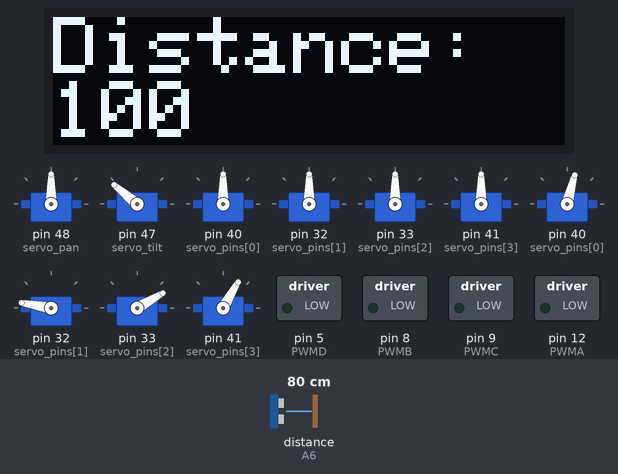
Recording of a sketch running on a simulated Arduino Mega 2560, built with avr-gcc and run on an emulated ATmega2560. On the bench: 10 × servo, 128×32 one-colour display, switched loads named in the sketch (green lamp = pin HIGH). Wiring (inferred from the names in the program): ultrasonic range finder: trigger A7; echo A6. Dashed ring = blinking. Inputs (shaded band) come from the test bench; at power-on: distance to the obstacle (sensor on A6) 80 cm. The echo pulse lasts 58.3 µs per cm; pins used as bus, display or sensor lines are not drawn; what the sketch prints to the serial monitor is not drawn.

Above: at 0.92 s.
1.3 s: distance to the obstacle (sensor on A6) set to 33 cm
2.8 s: distance to the obstacle (sensor on A6) set to 27 cm
At 3.4 s:
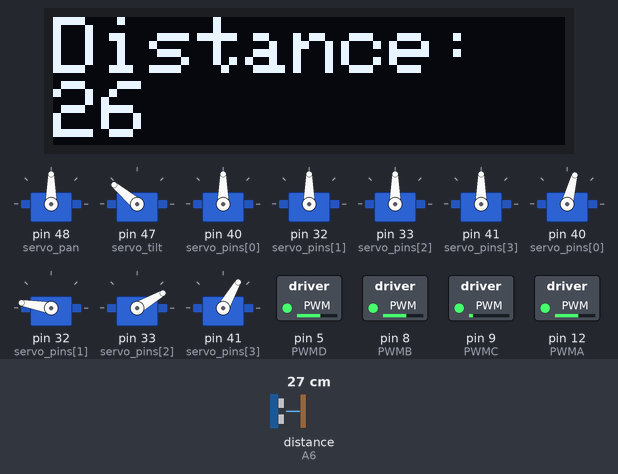
4.5 s: distance to the obstacle (sensor on A6) set to 22 cm
At 5.2 s:
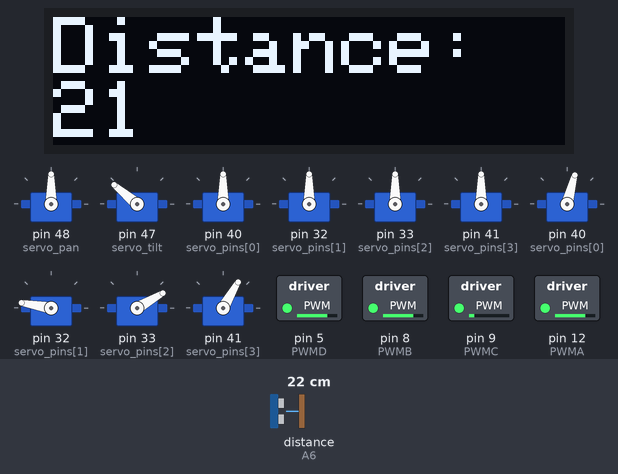
6.2 s: distance to the obstacle (sensor on A6) set to 17 cm
At 8.03 s:
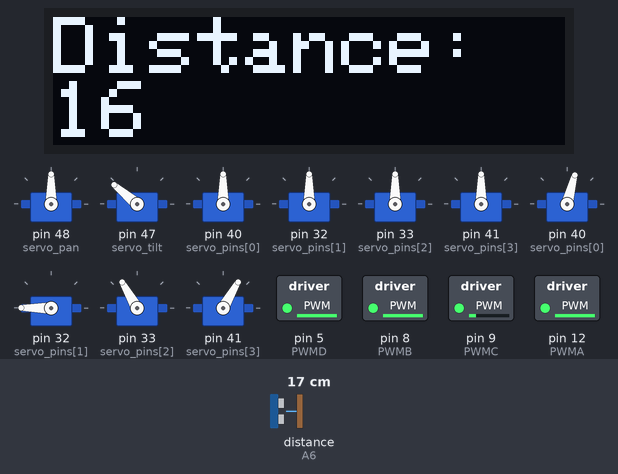
9.2 s: distance to the obstacle (sensor on A6) set to 23 cm
At 10.13 s:
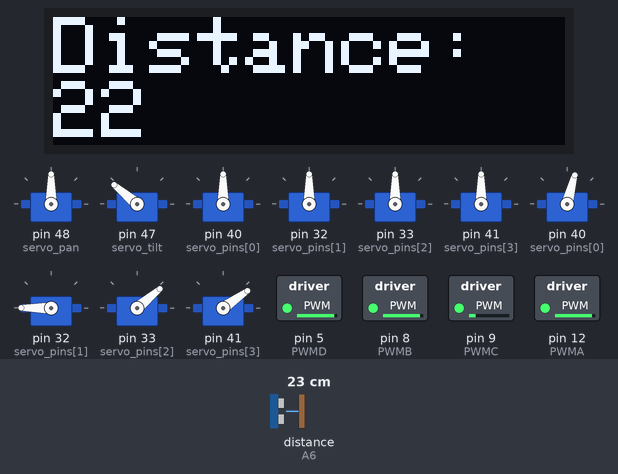
11.7 s: distance to the obstacle (sensor on A6) set to 250 cm
Timing chart, 0 to 16.0 s (numbered marks = the images above; inputs shaded):
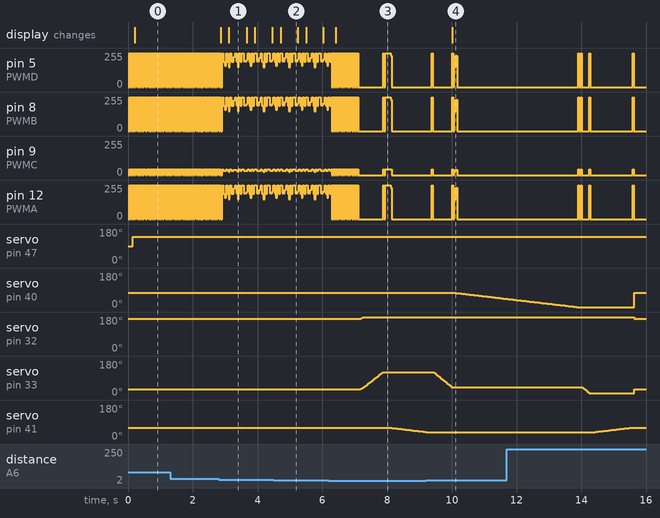

Measured:
- the behaviour switches between 30 and 29 cm on distance to the obstacle (sensor on A6) (found by bisection; images 0 and 1)
- the behaviour switches between 20 and 19 cm on distance to the obstacle (sensor on A6) (found by bisection; images 2 and 3)
- after the input at 2.8 s, the display: first changes after 0.07 s (image 1 shows a later state)
- after the input at 4.5 s, the display: changes after 0.21 s (image 2)
- after the input at 6.2 s, servo on pin 32 (servo_pins[1]): 170° → 180° after 0.95 s; servo on pin 33 (servo_pins[2]): moves from 30° to 120° over 0.70 s, starting after 0.97 s; servo on pin 41 (servo_pins[3]): moves from 60° to 38° over 1.1 s, starting after 1.9 s; the display: changes after 0.22 s (image 3)
- after the input at 9.2 s, the display: changes after 0.81 s (image 4)

The sketch:

Car_Volt_Feedback.ino
```cpp
#include <Arduino.h>
#include <SPI.h>
#include <Wire.h>
#include <Adafruit_GFX.h>
#include <Adafruit_SSD1306.h>
#define SCREEN_WIDTH 128 // OLED display width, in pixels
#define SCREEN_HEIGHT 32 // OLED display height, in pixels

// Declaration for an SSD1306 display connected to I2C (SDA, SCL pins)
#define OLED_RESET     28 //4 // Reset pin # (or -1 if sharing Arduino reset pin)
Adafruit_SSD1306 display(SCREEN_WIDTH, SCREEN_HEIGHT, &Wire, OLED_RESET);
int oldV=1, newV=0;
#include <SoftwareSerial.h>
//UNO: (2, 3)
//SoftwareSerial mySerial(4, 6); // RX, TX
int pan = 90;
int tilt = 150;
int last_pan = 90;
long window_size = 0;
int BT_alive_cnt = 0;
int voltCount = 0;
#include <Servo.h>
Servo servo_pan;
Servo servo_tilt;
Servo servo_base;
Servo servo_left;
Servo servo_right;
Servo servo_claw;
int servo_min = 20;
int servo_max = 160;
bool found = false;
int k = 0;

int Rdone = 1;
int Ldone = 1;
unsigned long Rstart_time = 0;
unsigned long Lstart_time = 0;
long  RD, LD, tempR, tempL;
long Fdistance_in_cm = 100;
bool inStation = false;
bool isClose = false;
char charValue[] = "";

#define REcho A6
#define RTrig A7


unsigned long time;

//FaBoPWM faboPWM;
int pos = 0;
int MAX_VALUE = 2000;
int MIN_VALUE = 300;

// Define motor pins
#define PWMA 12    //Motor A PWM
#define DIRA1 34
#define DIRA2 35  //Motor A Direction
#define PWMB 8    //Motor B PWM
#define DIRB1 37
#define DIRB2 36  //Motor B Direction
#define PWMC 9   //Motor C PWM
#define DIRC1 43
#define DIRC2 42  //Motor C Direction
#define PWMD 5    //Motor D PWM
#define DIRD1 A4  //26
#define DIRD2 A5  //27  //Motor D Direction

#define MOTORA_FORWARD(pwm)    do{digitalWrite(DIRA1,LOW); digitalWrite(DIRA2,HIGH);analogWrite(PWMA,pwm);}while(0)
#define MOTORA_STOP(x)         do{digitalWrite(DIRA1,LOW); digitalWrite(DIRA2,LOW); analogWrite(PWMA,0);}while(0)
#define MOTORA_BACKOFF(pwm)    do{digitalWrite(DIRA1,HIGH);digitalWrite(DIRA2,LOW); analogWrite(PWMA,pwm);}while(0)

#define MOTORB_FORWARD(pwm)    do{digitalWrite(DIRB1,LOW); digitalWrite(DIRB2,HIGH);analogWrite(PWMB,pwm);}while(0)
#define MOTORB_STOP(x)         do{digitalWrite(DIRB1,LOW); digitalWrite(DIRB2,LOW); analogWrite(PWMB,0);}while(0)
#define MOTORB_BACKOFF(pwm)    do{digitalWrite(DIRB1,HIGH);digitalWrite(DIRB2,LOW); analogWrite(PWMB,pwm);}while(0)

#define MOTORC_FORWARD(pwm)    do{digitalWrite(DIRC1,LOW); digitalWrite(DIRC2,HIGH);analogWrite(PWMC,pwm);}while(0)
#define MOTORC_STOP(x)         do{digitalWrite(DIRC1,LOW); digitalWrite(DIRC2,LOW); analogWrite(PWMC,0);}while(0)
#define MOTORC_BACKOFF(pwm)    do{digitalWrite(DIRC1,HIGH);digitalWrite(DIRC2,LOW); analogWrite(PWMC,pwm);}while(0)

#define MOTORD_FORWARD(pwm)    do{digitalWrite(DIRD1,LOW); digitalWrite(DIRD2,HIGH);analogWrite(PWMD,pwm);}while(0)
#define MOTORD_STOP(x)         do{digitalWrite(DIRD1,LOW); digitalWrite(DIRD2,LOW); analogWrite(PWMD,0);}while(0)
#define MOTORD_BACKOFF(pwm)    do{digitalWrite(DIRD1,HIGH);digitalWrite(DIRD2,LOW); analogWrite(PWMD,pwm);}while(0)

#define SERIAL  Serial
#define BTSERIAL Serial3

#define LOG_DEBUG

#ifdef LOG_DEBUG
#define M_LOG SERIAL.print
#else
#define M_LOG BTSERIAL.println
#endif

//PWM Definition
#define MAX_PWM   2000
#define MIN_PWM   100


int Motor_PWM = 300;


//    ↑A-----B↑
//     |  ↑  |
//     |  |  |
//    ↑C-----D↑
void BACK()
{
  MOTORA_BACKOFF(Motor_PWM);
  MOTORB_FORWARD(Motor_PWM);
  MOTORC_BACKOFF(Motor_PWM);
  MOTORD_FORWARD(Motor_PWM);
  delay(15);
  STOP();
}

//    ↓A-----B↓
//     |  |  |
//     |  ↓  |
//    ↓C-----D↓
void ADVANCE()
{
  MOTORA_FORWARD(Motor_PWM);
  MOTORB_BACKOFF(Motor_PWM);
  MOTORC_FORWARD(Motor_PWM);
  MOTORD_BACKOFF(Motor_PWM);
  delay(15);
  STOP();
}
//    =A-----B↑
//     |   ↖ |
//     | ↖   |
//    ↑C-----D=
void LEFT_1()
{
  MOTORA_STOP(Motor_PWM);
  MOTORB_FORWARD(Motor_PWM);
  MOTORC_BACKOFF(Motor_PWM);
  MOTORD_STOP(Motor_PWM);
}

//    ↓A-----B↑
//     |  ←  |
//     |  ←  |
//    ↑C-----D↓
void RIGHT_2()
{
  MOTORA_FORWARD(Motor_PWM);
  MOTORB_FORWARD(Motor_PWM);
  MOTORC_BACKOFF(Motor_PWM);
  MOTORD_BACKOFF(Motor_PWM);
  delay(15);
  STOP();
}
//    ↓A-----B=
//     | ↙   |
//     |   ↙ |
//    =C-----D↓
void LEFT_3()
{
  MOTORA_FORWARD(Motor_PWM);
  MOTORB_STOP(Motor_PWM);
  MOTORC_STOP(Motor_PWM);
  MOTORD_BACKOFF(Motor_PWM);
}
//    ↑A-----B=
//     | ↗   |
//     |   ↗ |
//    =C-----D↑
void RIGHT_1()
{
  MOTORA_BACKOFF(Motor_PWM);
  MOTORB_STOP(Motor_PWM);
  MOTORC_STOP(Motor_PWM);
  MOTORD_FORWARD(Motor_PWM);
}
//    ↑A-----B↓
//     |  →  |
//     |  →  |
//    ↓C-----D↑
void LEFT_2()
{
  MOTORA_BACKOFF(Motor_PWM);
  MOTORB_BACKOFF(Motor_PWM);
  MOTORC_FORWARD(Motor_PWM);
  MOTORD_FORWARD(Motor_PWM);
  delay(15);
  STOP();
}
//    =A-----B↓
//     |   ↘ |
//     | ↘   |
//    ↓C-----D=
void RIGHT_3()
{
  MOTORA_STOP(Motor_PWM);
  MOTORB_BACKOFF(Motor_PWM);
  MOTORC_FORWARD(Motor_PWM);
  MOTORD_STOP(Motor_PWM);
}

//    ↑A-----B↓
//     | ↗ ↘ |
//     | ↖ ↙ |
//    ↑C-----D↓
void rotate_1()  //tate_1(uint8_t pwm_A,uint8_t pwm_B,uint8_t pwm_C,uint8_t pwm_D)
{
  MOTORA_BACKOFF(Motor_PWM);
  MOTORB_BACKOFF(Motor_PWM);
  MOTORC_BACKOFF(Motor_PWM);
  MOTORD_BACKOFF(Motor_PWM);
  delay(15);
  STOP();
}

//    ↓A-----B↑
//     | ↙ ↖ |
//     | ↘ ↗ |
//    ↓C-----D↑
void rotate_2()  // rotate_2(uint8_t pwm_A,uint8_t pwm_B,uint8_t pwm_C,uint8_t pwm_D)
{
  MOTORA_FORWARD(Motor_PWM);
  MOTORB_FORWARD(Motor_PWM);
  MOTORC_FORWARD(Motor_PWM);
  MOTORD_FORWARD(Motor_PWM);
  delay(15);
  STOP();
}
//    =A-----B=
//     |  =  |
//     |  =  |
//    =C-----D=
void STOP()
{
  MOTORA_STOP(Motor_PWM);
  MOTORB_STOP(Motor_PWM);
  MOTORC_STOP(Motor_PWM);
  MOTORD_STOP(Motor_PWM);
}

float getDistanceF(){
  long Rduration;

  if(Rdone){
    Rdone = 0;
    Rstart_time = millis();
    digitalWrite(RTrig, LOW);
  }

  if(millis() > Rstart_time + 2){
    digitalWrite(RTrig, HIGH);
  }

  if(millis() > Rstart_time + 10){
    digitalWrite(RTrig, LOW);
    Rduration = pulseIn(REcho, HIGH);
    tempR = (Rduration / 2.0) / 29.1;
     if(tempR < 30 and tempR > 0){
        Fdistance_in_cm = tempR;
     }
    Rdone = 1;
  }

}

void UART_Control()
{
  String myString;
  char BT_Data = 0;
  // USB data
  /****
   * Check if USB Serial data contain brackets
   */

  if (SERIAL.available())
  {
    char inputChar = SERIAL.read();
    if (inputChar == '(') { // Start loop when left bracket detected
      myString = "";
      inputChar = SERIAL.read();
      while (inputChar != ')')
      {
        myString = myString + inputChar;
        inputChar = SERIAL.read();
        if (!SERIAL.available()) {
          break;
        }// Break when bracket closed
      }
    }
    int commaIndex = myString.indexOf(','); //Split data in bracket (a, b, c)
    //Search for the next comma just after the first
    int secondCommaIndex = myString.indexOf(',', commaIndex + 1);
    String firstValue = myString.substring(0, commaIndex);
    String secondValue = myString.substring(commaIndex + 1, secondCommaIndex);
    String thirdValue = myString.substring(secondCommaIndex + 1); // To the end of the string

    if ((firstValue.toInt() > servo_min and firstValue.toInt() < servo_max) and  //Convert them to numbers
        (secondValue.toInt() > servo_min and secondValue.toInt() < servo_max)) {
      pan = firstValue.toInt();
      tilt = secondValue.toInt();
      window_size = thirdValue.toInt();
    }

    SERIAL.flush();
  }

}

void rotateCarCam(){
  if(window_size == 0){
    rotate_2();
  }

  if(pan>110){
    rotate_1();
    delay(10);
    moveCarCam();
  }else if(pan<110){
    rotate_2();
    delay(10);
    moveCarCam();
  }else{
    moveCarCam();
  }

}

void moveCarCam(){
  if(window_size < 270000){
    if(Fdistance_in_cm < 15){
        BACK();
    }else{
      ADVANCE();
    }
    ADVANCE();
  }else if(window_size > 350000){
     BACK();
  }else{
    moveCarU();
    STOP();
  }
}

void moveCarU(){
  if(Fdistance_in_cm > 20){
    if(last_pan >= 110){
      for(int i = 0; i < 3; i++){
        RIGHT_2();
      }
    }else if(last_pan < 110){
      for(int i = 0; i < 3; i++){
        LEFT_2();
      }
    }
  }else if(Fdistance_in_cm > 18){

    ADVANCE();
    k = 0;
  }else if(Fdistance_in_cm < 15){
    BACK();
    k = 0;
  }else{
    k++;
    if(k > 10){
      found = true;
    }
  }

}


//Robotic arm starts here ------------------------------------------------------------------------------------------------------------------------------------------------

#define SERVOS      (4)     // 机械臂需要的舵机个数


Servo arm_servos[SERVOS];   // 声明SERVOS个舵机
/*
  arm_servos[0]: pin 7 -- Servo base   底座舵机
  arm_servos[1]: pin 4 -- Servo left   左臂舵机
  arm_servos[2]: pin  3 -- Servo right  右臂舵机
  arm_servos[3]: pin  5 -- Servo claw   爪子舵机

  servo_base.write(75); // 75 middle, > left, < right
   servo_claw.write(50); // 20 close, < open,
  servo_right.write(80); // decrease high
  servo_left.write(110); // incrase high
*/
int servo_pins[SERVOS] = {40,32,33,41};
int servo_target_angle[SERVOS] = {75,170,30,60};
int servo_min_angle[SERVOS] = {10, 70, 30, 40};
int servo_max_angle[SERVOS] = {80, 180, 150, 70};
int servo_init_angle[SERVOS] = {75,170,30,60};
int servo_now_angle[SERVOS] = {75,170,30,60};
int offset = 1;
int j = 0;


void initialization() {
  arm_servos[0] = servo_base;
  arm_servos[1] = servo_left;
  arm_servos[2] = servo_right;
  arm_servos[3] = servo_claw;

  init_servos();
}


void init_servos() {
  for (int i = 0; i < SERVOS; i++)
  {
    arm_servos[i].attach(servo_pins[i]);      // 把舵机关联到对应的PWM引脚上
    arm_servos[i].write(servo_init_angle[i]); // 写入舵机的初始角度
  }
}

//Where the program starts
void setup()
{
  SERIAL.begin(115200); // USB serial setup
  SERIAL.println("Start");
  STOP(); // Stop the robot
  //Serial3.begin(9600); // BT serial setup
  //Pan=PL4=>48, Tilt=PL5=>47
   servo_pan.attach(48);
   servo_tilt.attach(47);

   servo_base.attach(40);
   servo_left.attach(32);
   servo_right.attach(33);
   servo_claw.attach(41);
  //////////////////////////////////////////////
  //OLED Setup//////////////////////////////////
  if (!display.begin(SSD1306_SWITCHCAPVCC, 0x3C)) { // Address 0x3C for 128x32
    Serial.println(F("SSD1306 allocation failed"));
  }
  display.clearDisplay();
  display.setTextSize(2);      // Normal 1:1 pixel scale
  display.setTextColor(SSD1306_WHITE); // Draw white text
  display.cp437(true);         // Use full 256 char 'Code Page 437' font
  display.setCursor(0, 0);     // Start at top-left corner
  display.println("AI Robot");
  display.display();

  pinMode(RTrig, OUTPUT);
  pinMode(REcho, INPUT);

  initialization();

}

void updateArm(){
  arm_servos[1].write(servo_now_angle[1]);
  arm_servos[2].write(servo_now_angle[2]);
  UART_Control();
}


void getObj(){
  while(servo_now_angle[1] != servo_target_angle[1] or servo_now_angle[2] != servo_target_angle[2]){
    SERIAL.println("ojb-------------------");
    for (int i = 1; i < SERVOS - 1; i++){
      if(servo_now_angle[i] > servo_target_angle[i]){
          servo_now_angle[i]--;
          SERIAL.println("before arm-------------------");
          updateArm();
          SERIAL.println("after arm-------------------");
      }else if(servo_now_angle[i] < servo_target_angle[i]){
          servo_now_angle[i]++;
          SERIAL.println("before arm2-------------------");
          updateArm();
          SERIAL.println("after arm2-------------------");
      }

    }

  }
}

void updateClaw(){
  while(servo_now_angle[3] != servo_target_angle[3]){
    if(servo_now_angle[3] > servo_target_angle[3]){
      offset = -1;
    }else if(servo_now_angle[3] < servo_target_angle[3]){
      offset = 1;
    }
    servo_now_angle[3] = servo_now_angle[3] + offset;
    arm_servos[3].write(servo_now_angle[3]);
    updateArm();
    delay(50);
  }
}

void updateBase(){
  while(servo_now_angle[0] != servo_target_angle[0]){
    if(servo_now_angle[0] > servo_target_angle[0]){
      offset = -1;
    }else if(servo_now_angle[0] < servo_target_angle[0]){
      offset = 1;
    }
    servo_now_angle[0] = servo_now_angle[0] + offset;
    arm_servos[0].write(servo_now_angle[0]);
    updateArm();
    delay(50);
  }
}

void controlArm(){
  if(servo_now_angle[1] != servo_target_angle[1] or servo_now_angle[2] != servo_target_angle[2]){
      getObj();
    }else if(servo_now_angle[0] != servo_target_angle[0]){
      updateBase();
    }else if(servo_now_angle[3] != servo_target_angle[3]){
      if(j == 1){
        for(int i = 0; i< 15; i++){
          ADVANCE();
        }
      }
      updateClaw();
    }else{
      if(j == 0){

        servo_target_angle[0] = 75;
        servo_target_angle[1] = 180;
        servo_target_angle[2] = 120;
        servo_target_angle[3] = 35;
        j++;
      }else if(j == 1){
        servo_target_angle[0] = 75;
        servo_target_angle[1] = 180;
        servo_target_angle[2] = 40;
        servo_target_angle[3] = 35;
        j++;
      }else if(j == 2){
        servo_target_angle[0] = 0;
        servo_target_angle[1] = 180;
        servo_target_angle[2] = 40;
        servo_target_angle[3] = 35;
        j++;
      }else if(j == 3){
        servo_target_angle[0] = 0;
        servo_target_angle[1] = 180;
        servo_target_angle[2] = 10;
        servo_target_angle[3] = 60;
        j++;
      }else if(j == 4){
        found = false;
        j = 0;
        Fdistance_in_cm = 100;
        for (int i = 0; i < SERVOS; i++)
        {
          servo_target_angle[i] = servo_init_angle[i];
          servo_now_angle[i] = servo_target_angle[i];
          arm_servos[i].write(servo_now_angle[i]);
        }
        delay(30000);
      }

    }
}


void loop()
{
  if(Fdistance_in_cm > 0 and Fdistance_in_cm < 30){
    moveCarU();
  }
  if(not found){
    rotateCarCam();
  }

  getDistanceF();
  display.clearDisplay();
  display.setTextSize(2);      // Normal 1:1 pixel scale
  display.setTextColor(SSD1306_WHITE); // Draw white text
  display.cp437(true);         // Use full 256 char 'Code Page 437' font
  display.setCursor(0, 0);     // Start at top-left corner
  display.println("Distance:");
  display.println(Fdistance_in_cm);
  display.display();

  // run the code in every 20ms

  time = millis();
  UART_Control(); //get USB and BT serial data

  //constrain the servo movement

  pan = constrain(pan, servo_min, servo_max);
  tilt = 140;//constrain(tilt, servo_min, servo_max); //From 120 --> 140

  if(pan > 110 or pan < 110){
    last_pan = pan;
  }

  //send signal to servo
  servo_pan.write(pan);
  servo_tilt.write(tilt);

  if(found){
    controlArm();
  }

}
```
